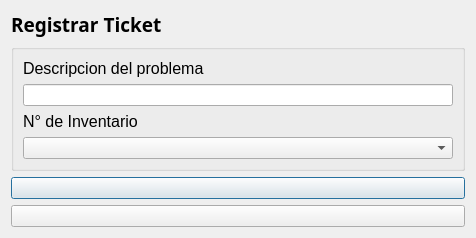
<?xml version="1.0" encoding="UTF-8"?>
<ui version="4.0">
 <class>Dialog</class>
 <widget class="QDialog" name="Dialog">
  <property name="geometry">
   <rect>
    <x>0</x>
    <y>0</y>
    <width>476</width>
    <height>223</height>
   </rect>
  </property>
  <property name="maximumSize">
   <size>
    <width>476</width>
    <height>223</height>
   </size>
  </property>
  <property name="windowTitle">
   <string>Dialog</string>
  </property>
  <layout class="QVBoxLayout" name="verticalLayout">
   <item>
    <widget class="QLabel" name="label">
     <property name="maximumSize">
      <size>
       <width>458</width>
       <height>16777215</height>
      </size>
     </property>
     <property name="font">
      <font>
       <family>Bahnschrift SemiBold</family>
       <pointsize>14</pointsize>
       <weight>75</weight>
       <bold>true</bold>
      </font>
     </property>
     <property name="text">
      <string>Registrar Ticket</string>
     </property>
    </widget>
   </item>
   <item>
    <layout class="QHBoxLayout" name="horizontalLayout">
     <item>
      <widget class="QGroupBox" name="formGroupBox">
       <property name="font">
        <font>
         <stylestrategy>PreferDefault</stylestrategy>
         <kerning>true</kerning>
        </font>
       </property>
       <layout class="QVBoxLayout" name="verticalLayout_2">
        <item>
         <widget class="QLabel" name="label_4">
          <property name="font">
           <font>
            <pointsize>12</pointsize>
            <stylestrategy>PreferDefault</stylestrategy>
            <kerning>true</kerning>
           </font>
          </property>
          <property name="text">
           <string>Descripcion del problema</string>
          </property>
         </widget>
        </item>
        <item>
         <widget class="QLineEdit" name="problema">
          <property name="echoMode">
           <enum>QLineEdit::Normal</enum>
          </property>
          <property name="clearButtonEnabled">
           <bool>false</bool>
          </property>
         </widget>
        </item>
        <item>
         <widget class="QLabel" name="label_8">
          <property name="font">
           <font>
            <pointsize>12</pointsize>
            <stylestrategy>PreferDefault</stylestrategy>
            <kerning>true</kerning>
           </font>
          </property>
          <property name="text">
           <string>N° de Inventario</string>
          </property>
         </widget>
        </item>
        <item>
         <widget class="QComboBox" name="n_inventario">
          <property name="sizePolicy">
           <sizepolicy hsizetype="Minimum" vsizetype="Minimum">
            <horstretch>0</horstretch>
            <verstretch>0</verstretch>
           </sizepolicy>
          </property>
         </widget>
        </item>
       </layout>
      </widget>
     </item>
    </layout>
   </item>
   <item>
    <widget class="QPushButton" name="pushButton_2">
     <property name="text">
      <string/>
     </property>
    </widget>
   </item>
   <item>
    <widget class="QPushButton" name="pushButton">
     <property name="text">
      <string/>
     </property>
    </widget>
   </item>
  </layout>
 </widget>
 <resources/>
 <connections/>
</ui>
